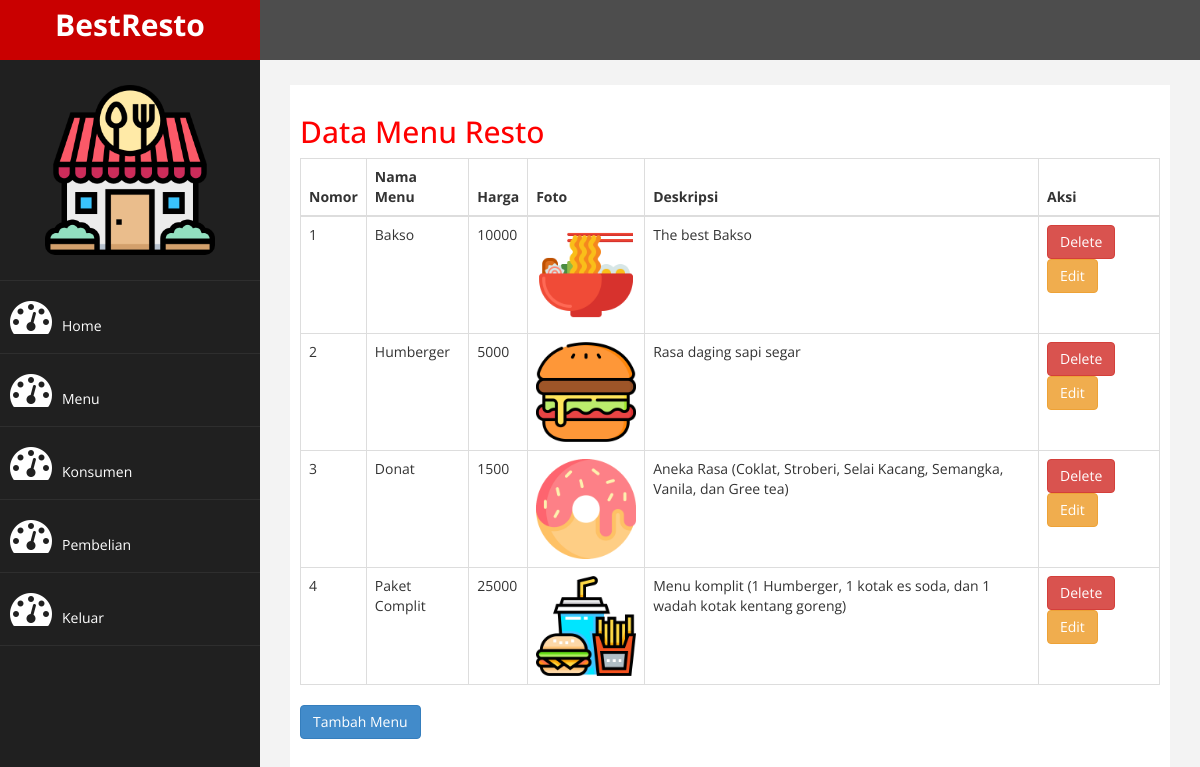
/admin/index.php?halaman=menu (signed in), run on the app's committed database.
### tables this page shows
CREATE TABLE `menu` (
  `id_menu` int(11) NOT NULL,
  `nama_mn` varchar(100) NOT NULL,
  `harga_mn` int(11) NOT NULL,
  `gambar_mn` varchar(100) NOT NULL,
  `deskripsi_mn` text NOT NULL
);

### admin/menu.php (the view)
<?php
    $koneksi = new mysqli("localhost","root","","resto");
?>
<h2>Data Menu Resto</h2>
<table class="table table-bordered ">
   <thead>
    <tr>
        <th>Nomor</th>
        <th>Nama Menu</th>
        <th>Harga</th>
        <th>Foto</th>
        <th>Deskripsi</th>
        <th>Aksi</th>
    </tr>
   </thead>
   <tbody>
       <?php
            $no=1;
            $ambil = $koneksi->query("SELECT * FROM menu");
       ?>
       <?php while($menu = $ambil->fetch_assoc()) : ?>
    <tr>
        <td><?=$no;?></td>
        <td><?=$menu['nama_mn'];?></td>
        <td><?=$menu['harga_mn'];?></td>
        <td>
            <img src="../gambar menu/<?=$menu['gambar_mn'];?>" width="100px">
        </td>
        <td><?=$menu['deskripsi_mn'];?></td>
        <td>
            <a href="index.php?halaman=hapus_menu&id=<?=$menu['id_menu'];?>" class="btn-danger btn">Delete</a>
            <a href="index.php?halaman=edit_menu&id=<?=$menu['id_menu'];?>" class="btn btn-warning">Edit</a>
        </td>
    </tr>
        <?php
            $no++;
            endwhile;
        ?>
   </tbody>
</table>
<a href="index.php?halaman=tambah_menu" class="btn btn-primary">Tambah Menu</a>

### admin/assets/css/custom.css (style rules this page uses)
body { font-family: 'Open Sans', sans-serif; }
h2 { color: #f00; }

### data on the page
menu: nama_mn "Bakso", harga_mn "10000", gambar_mn (picture), deskripsi_mn "The best Bakso"
menu: nama_mn "Humberger", harga_mn "5000", gambar_mn (picture), deskripsi_mn "Rasa daging sapi segar"
menu: nama_mn "Donat", harga_mn "1500", gambar_mn (picture), deskripsi_mn "Aneka Rasa (Coklat, Stroberi, Selai Kacang, Semangka, Vanila, dan Gree tea)"
menu: nama_mn "Paket Complit", harga_mn "25000", gambar_mn (picture), deskripsi_mn "Menu komplit (1 Humberger, 1 kotak es soda, dan 1 wadah kotak kentang goreng)"
